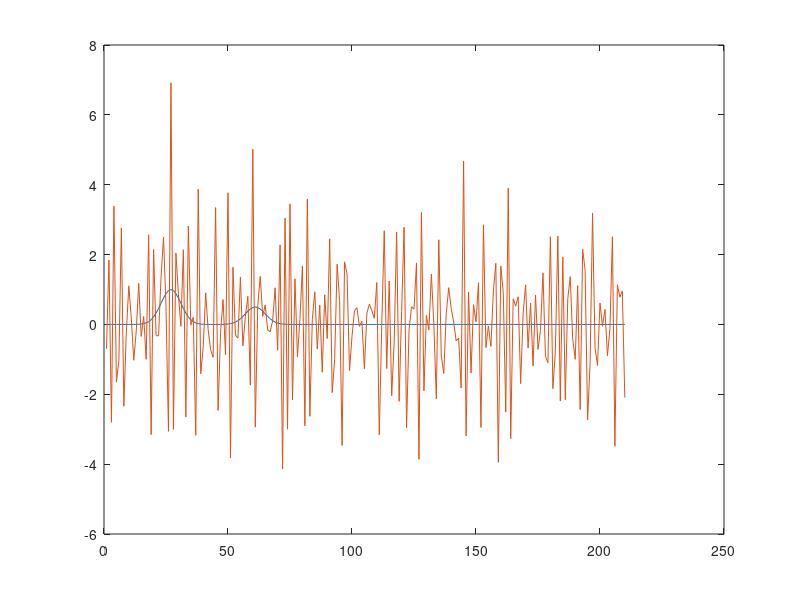

The MATLAB script that drew this image:
%% CGLS - Conjugate Gradient Least Squares
clear all
% data
N=211;
M=211;

delta_t = 0.5;
t=-5:delta_t:100;

T0 = 10;
g0 = T0*exp(-1);
G = zeros(M-1,N-1);

for i=1:M-1
    for j=1:N-1
        if t(i+1)>t(j)
            G(i,j) = (t(i+1)-t(j))*exp(-(t(i+1)-t(j))/T0);
        end
    end
end

G = G./max(G(:))*delta_t;
[U,S,V]=svd(G);
 
sigma = 2;
m_true = (exp(-(t(1:N-1)-8).^2./(2*sigma^2))+0.5*exp(-(t(1:N-1)-25).^2./(2*sigma^2)))';
size(G);
size(m_true);
d_true = G*m_true;

sigma_n = 0.05;
d_noisy = d_true+(sigma_n)*randn(size(d_true)); 


% CGLS Constants
k = 1;  %k = 0;
m(:,1) = zeros(N-1,1); %m0
P(:,1) = zeros(length(d_noisy),1); %p_-1
B(1) = 0; % B_-1
s(:,1) = -d_noisy;
r(:,1) = G'*s(:,1);


% CGLS loop
mprev = m(:,1);
mnext = ones(1,N-1)';
while max(abs(mprev - mnext))> 10^-5
    % k = k+1 for matlab implementation k-1 = k
    mprev = mnext;
       
    P(:,k+1) = -r(:,k) + B(k).*P(:,k);
    A(k) = (r(:,k)'*r(:,k))/ ((P(:,k+1)'*G')*(G*P(:,k+1)));
    m(:,k+1) = m(:,k) + A(k).*P(:,k+1);
    s(:,k+1) = s(:,k) + A(k).*G*P(:,k+1);
    r(:,k+1) = G'*s(:,k+1);
    B(k+1) = r(:,k+1)'*r(:,k+1) / (r(:,k)'*r(:,k));
    
    mnext = m(:,k+1);
    
    k = k+1;
    if k>1000
        break;
    end
end
disp(m(:,k))

plot(t(2:end),d_true,t(2:end),G*m(:,k))

plot(1:length(m_true), m_true, 1:length(m_true), m(:,k))
